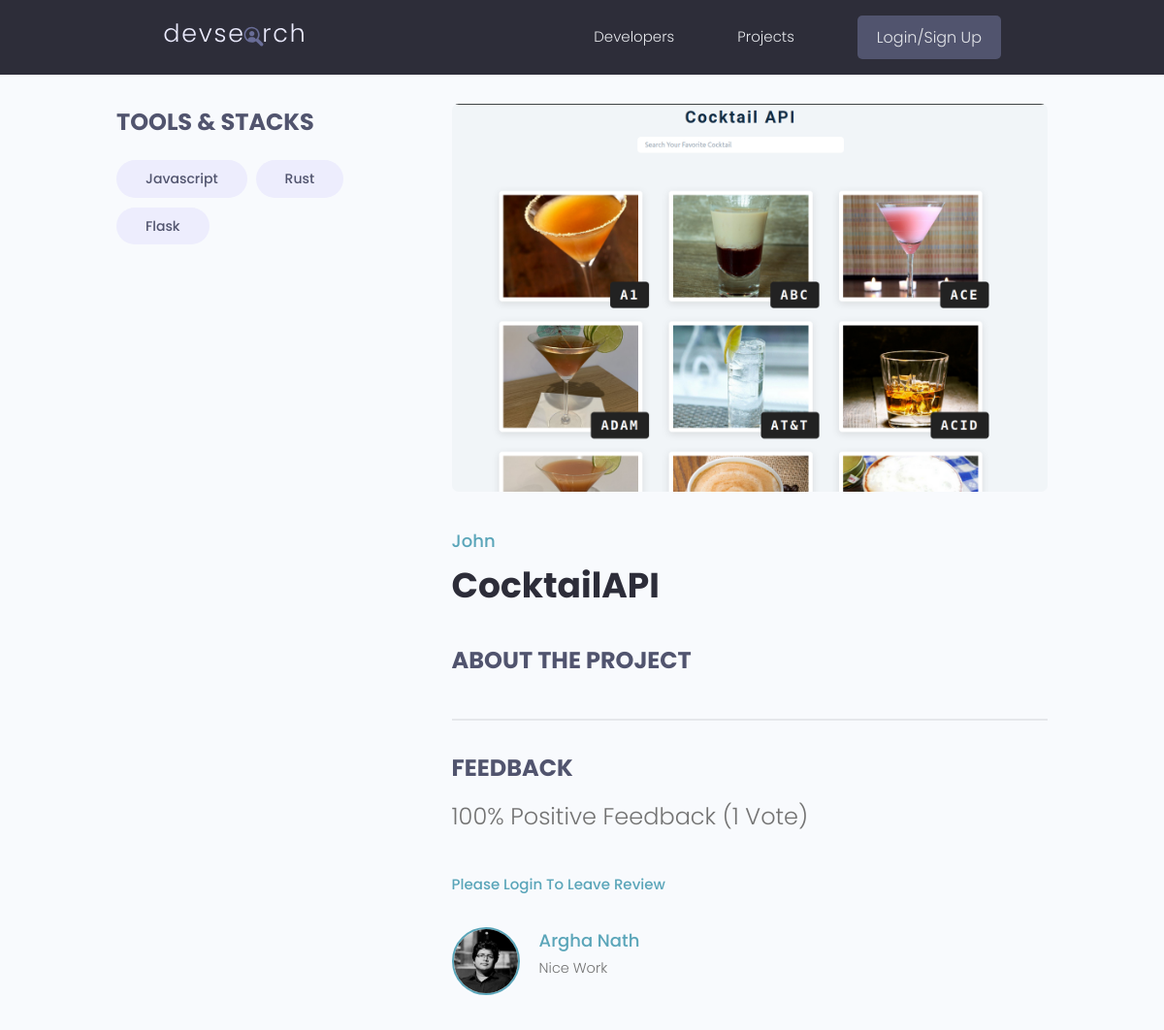
Screenshot of /projects/project/d862ee6b-d2f2-47ec-8d6a-899c2d2683d2/ with the database file from the repository.
### projects/models.py (models this page shows, shortened)
class Tag(models.Model):
    name = models.CharField(max_length=200)
    created = models.DateTimeField(auto_now_add=True)
    id = models.UUIDField(default=uuid.uuid4, unique=True,
                          editable=False, primary_key=True)
    def __str__(self):
        return self.name

class Project(models.Model):
    owner = models.ForeignKey(
        Profile, on_delete=models.SET_NULL, null=True, blank=True)
    title = models.CharField(max_length=200)
    description = models.TextField(null=True, blank=True)
    featured_image = models.ImageField(
        null=True, blank=True, default='default.jpg')
    demo_link = models.CharField(max_length=2000, blank=True, null=True)
    source_link = models.CharField(max_length=2000, blank=True, null=True)
    tags = models.ManyToManyField('Tag', blank=True)
    vote_total = models.IntegerField(default=0, null=True, blank=True)
    vote_ratio = models.IntegerField(default=0, null=True, blank=True)
    created = models.DateTimeField(auto_now_add=True)
    id = models.UUIDField(default=uuid.uuid4, unique=True,
                          editable=False, primary_key=True)
    class Meta:
        ordering = ['-vote_ratio', '-vote_total', 'title']  # Ascending order
    @property
    def reviewers(self):
        querySet = self.review_set.all().values_list('owner__id', flat=True)
        return querySet

class Review(models.Model):
    VOTE_TYPE = (
        ('up', 'Up Vote'),
        ('down', 'Down Vote'),
    )
    owner = models.ForeignKey(
        Profile, on_delete=models.CASCADE, null=True)
    project = models.ForeignKey(Project, on_delete=models.CASCADE)
    body = models.TextField(null=True, blank=True)
    value = models.CharField(max_length=200, choices=VOTE_TYPE)
    created = models.DateTimeField(auto_now_add=True)
    id = models.UUIDField(default=uuid.uuid4, unique=True,
                          editable=False, primary_key=True)
    class Meta:
        unique_together = [['owner', 'project']]

### users/models.py (models this page shows, shortened)
class Profile(models.Model):
    user = models.OneToOneField(
        User, on_delete=models.CASCADE, null=True, blank=True)
    name = models.CharField(max_length=100, null=True, blank=True)
    email = models.CharField(max_length=200, null=True, blank=True)
    username = models.CharField(max_length=100, null=True, blank=True)
    location = models.CharField(max_length=100, null=True, blank=True)
    about = models.CharField(max_length=200, null=True, blank=True)
    bio = models.TextField(null=True, blank=True)
    profile_image = models.ImageField(
        null=True, blank=True, upload_to='profiles', default='profiles/user-default.png')
    social_github = models.CharField(max_length=200, null=True, blank=True)
    social_twitter = models.CharField(max_length=200, null=True, blank=True)
    social_linkedin = models.CharField(max_length=200, null=True, blank=True)
    social_youtube = models.CharField(max_length=200, null=True, blank=True)
    social_website = models.CharField(max_length=200, null=True, blank=True)
    created = models.DateTimeField(auto_now_add=True)
    id = models.UUIDField(default=uuid.uuid4, unique=True,
                          editable=False, primary_key=True)

### projects/views.py (the view, shortened to what this page needs)
# urls.py: path('project/<str:pk>/', project, name='project'),
def project(request, pk):
    projectObj = Project.objects.get(id=pk)
    form = ReviewForm()
    return render(request, "projects/single-project.html", {'project': projectObj, 'form': form})

### projects/templates/projects/single-project.html (shortened to what this page needs)
{% extends 'main.html' %}
{% block content %}
<main class="singleProject my-md">
  <div class="container">
    <div class="layout">
      <div class="column column--1of3">
        <h3 class="singleProject__subtitle">Tools & Stacks</h3>
        <div class="singleProject__toolStack">
          {% for tag in project.tags.all %}
          <span class="tag tag--pill tag--sub tag--lg">
            <small>{{tag}}</small>
          </span>
          {% endfor %}
        </div>
      </div>
      <div class="column column--2of3">
        <img class="singleProject__preview" src="{{ project.featured_image.url }}" alt="portfolio thumbnail" />
        <a href="{% url 'user-profile' project.owner.id %}" class="singleProject__developer">{{project.owner.name}}</a>
        <h2 class="singleProject__title">{{project.title}}</h2>
        <h3 class="singleProject__subtitle">About the Project</h3>
        <div class="comments">
          <h3 class="singleProject__subtitle">Feedback</h3>
          <h5 class="project--rating">
            {{project.vote_ratio}}% Positive Feedback ({{project.vote_total}} Vote{{project.vote_total|pluralize:"s"}})
          </h5>
          {% if request.user.profile.id in project.reviewers %}
            <h4>You have already submitted your review for this project</h4>
          {% elif request.user.profile == project.owner %}
            <h4>You cannot review your own project</h4>
          {% else %}
            <a href="{% url 'login' %}?next={{request.path}}">Please Login To Leave Review</a>
          {% endif %}
          {% for review in project.review_set.all %}
            {% if review.body %}
              <div class="commentList">
                <div class="comment">
                  <a href="{% url 'user-profile' review.owner.id %}">
                    <img class="avatar avatar--md"
                      src="{{review.owner.profile_image.url}}" alt="user" />
                  </a>
                  <div class="comment__details">
                    <a href="{% url 'user-profile' review.owner.id %}" class="comment__author">{{review.owner.name}}</a>
                    <p class="comment__info">
                        {{review.body|linebreaksbr}}
                    </p>
                  </div>
                </div>
              </div>
            {% endif %}
          {% endfor %}
        </div>
      </div>
    </div>
  </div>
</main>
<br />
{% endblock %}

### static/styles/app.css (style rules this page uses)
:root { --color-sub: #2d2d39; }
img { width: 100%; }
.singleProject .column--1of3 { order: 2; }
@media screen and (min-width: 1081px) { .singleProject .column--1of3 { order: 1; } }
@media screen and (min-width: 1081px) { .singleProject .column--2of3 { order: 2; } }
.singleProject__toolStack { margin-top: 2rem; margin-bottom: 4rem; }
.singleProject__preview { height: 50vh; object-fit: cover; object-position: top center; margin-bottom: 3rem; border-radius: 0.7rem; }
.singleProject__developer { font-size: 1.8rem; font-weight: 500; }
.singleProject__title { font-size: 3.6rem; font-weight: 700; color: var(--color-sub); margin-bottom: 3rem; }
.project--rating { margin-bottom: 1.6em; margin-top: .5em; }
.singleProject__subtitle { text-transform: uppercase; font-size: 2.4rem; font-weight: 700; color: var(--color-sub-light); margin-bottom: 1rem; }
.comments { margin-top: 4rem; padding-top: 3rem; border-top: 2px solid var(--color-light); }
.commentList { margin: 3rem 0; }
.comment { display: flex; gap: 2rem; }
.comment__author { font-size: 1.8rem; }
.comment__info { font-size: 1.45rem; }

### static/uikit/styles/modules/_variables.css (style rules this page uses)
:root { --color-main: #5aa5b9; --color-main-light: #e6faff; --color-sub: #3f4156; --color-sub-light: #51546e; --color-sub-lighter: #ededfd; --color-text: #737373; --color-gray: #8b8b8b; --color-light: #e5e7eb; --color-light-gray: #767676; --color-bg: #f8fafd; --color-white: #fffefd; --color-white-light: #f3f3f3; --color-success: #359e64; --color-success-bg: #def8e8; --color-error: #fc4b0b; --color-error-bg: #fff2ee; --font-base: 'Poppins', arial, helvetica, 'Segoe UI', roboto, ubuntu, sans-serif; --font-monospace: 'Fira Code', 'Courier New', courier, monospace; --font-regular: 300; --font-medium: 500; --font-bold: 700; --generic-shadow: 1px 1px 5px #00000010; --generic-transition: all 0.3s ease-in-out; }

### static/uikit/styles/modules/_base.css (style rules this page uses)
* { margin: 0; padding: 0; box-sizing: border-box; text-rendering: optimizeLegibility; color: inherit; font-size: inherit; }
html { font-size: 50%; }
@media only screen and (min-width: 480px) { html { font-size: 56.25%; } }
@media only screen and (min-width: 1200px) { html { font-size: 62.5%; } }
body { line-height: 1.6; font-weight: 400; font-size: 1.5rem; color: var(--color-text); background-color: var(--color-bg); min-height: 100vh; }

### static/uikit/styles/modules/_typography.css (style rules this page uses)
* { font-family: var(--font-base); }
h2 { font-size: 3.6rem; font-weight: var(--font-bold); }
h3 { font-size: 3.2rem; font-weight: var(--font-medium); }
h5 { font-size: 2.4rem; font-weight: var(--font-medium); }
h5, h6 { font-weight: var(--font-regular); }
p, span, strong { font-size: 1.6rem; color: var(--color-text); font-weight: var(--font-regular); }
a { padding-bottom: 2px; text-decoration: none; display: inline-block; color: var(--color-main); font-weight: var(--font-medium); }

### static/uikit/styles/modules/_utilities.css (style rules this page uses)
.container { width: 92%; max-width: 165rem; margin: 0 auto; box-sizing: border-box; }
@media screen and (min-width: 1000px) { .container { width: 90%; } }
@media screen and (min-width: 1200px) { .container { width: 80%; } }
.my-md { margin: 3rem auto; }

### static/uikit/styles/modules/_avatar.css (style rules this page uses)
.avatar { border-radius: 50%; border: 2px solid var(--color-main); object-fit: cover; }
.avatar--md { height: 7rem; width: 7rem; }

### static/uikit/styles/modules/_tag.css (style rules this page uses)
.tag { display: inline-flex; align-items: center; background-color: var(--color-sub); height: -webkit-fit-content; height: -moz-fit-content; height: fit-content; width: -webkit-fit-content; width: -moz-fit-content; width: fit-content; border-radius: 0.5rem; padding: 0.5rem 1.5rem; font-size: 1.2rem; cursor: pointer; }
.tag:not(:last-child) { margin-right: 0.25rem; margin-bottom: 0.75rem; }
.tag > small { color: var(--color-white); }
.tag--pill { border-radius: 5rem; }
.tag--sub, .tag--sub > small { background: var(--color-sub-lighter); color: var(--color-sub-light); font-weight: 500; }
.tag--lg { padding: 0.8rem 3rem; font-size: 1.4rem; }
.tag--lg:not(:last-child) { margin-right: 0.5rem; margin-bottom: 1rem; }

### static/uikit/styles/modules/_layout.css (style rules this page uses)
.layout { display: flex; flex-flow: row wrap; justify-content: space-between; }
.layout > .column { margin-bottom: 3rem; }
.layout > .column.column--1of3 { flex-basis: 30%; }
.layout > .column.column--2of3 { flex-basis: 64%; }

### rows the page displays
Tag: name "Javascript"
Tag: name "Rust"
Tag: name "Flask"
Project: featured_image (picture), owner.name "John", title "CocktailAPI", vote_ratio "100", vote_total "1"
Review: owner.profile_image (picture), owner.name "Argha Nath", body "Nice Work"
